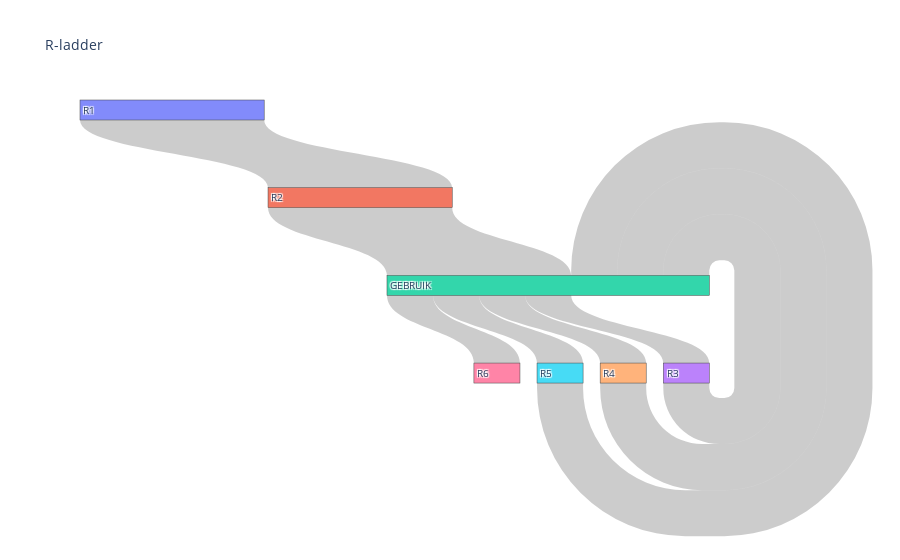

Source (notebook cell):
### Code cell
import plotly.graph_objects as go

fig = go.Figure(go.Sankey(
    arrangement = "snap",
    orientation='v',
    node = {
        "label": ["R1", "R2", "GEBRUIK","R3","R4","R5","R6"],
#         "x": [0.1, 0.2, 0.35, 0.45, 0.6, 0.75, 0.9],
#         "y": [0.1, 0.1, 0.35, 0.5, 0.4, 0.3, 0.1],
        'pad':10},  # 10 Pixels
    link = {
        "source": [0, 1, 3, 2, 2, 4, 2, 5, 2],
        "target": [1, 2, 2, 3, 4, 2, 5, 2, 6],
        "value":  [1, 1, 0.25, 0.25, 0.25, 0.25, 0.25, 0.25, 0.25]}))
fig.update_layout(title_text="R-ladder", font_size=10)

fig.show()

### Figure 1 — Plotly figure (JSON) as saved in the notebook; plotly's stock layout.template omitted (floating-point values rounded to 4 significant figures)
{"data": [{"arrangement": "snap", "link": {"source": [0, 1, 3, 2, 2, 4, 2, 5, 2], "target": [1, 2, 2, 3, 4, 2, 5, 2, 6], "value": [1, 1, 0.25, 0.25, 0.25, 0.25, 0.25, 0.25, 0.25]}, "node": {"label": ["R1", "R2", "GEBRUIK", "R3", "R4", "R5", "R6"], "pad": 10}, "orientation": "v", "type": "sankey"}], "layout": {"font": {"size": 10}, "title": {"text": "R-ladder"}}}
